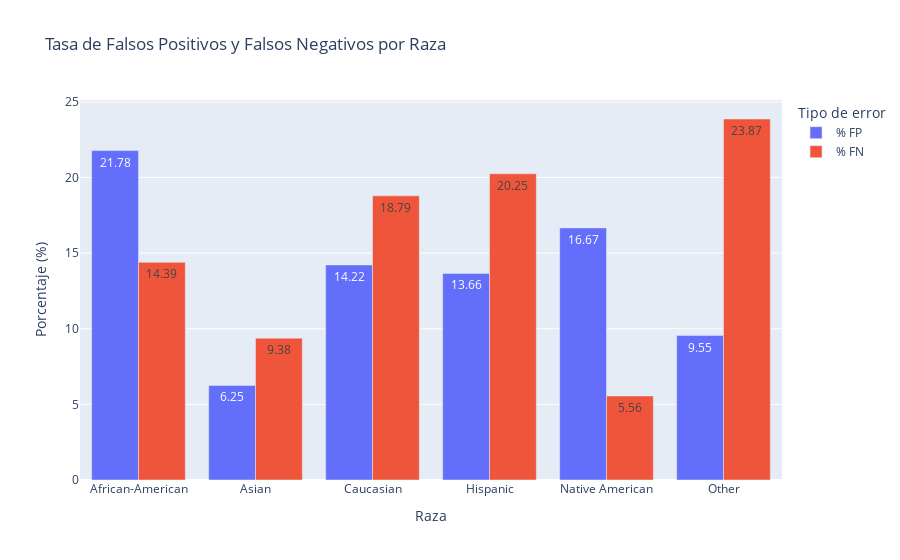

Here is the notebook cell this chart was saved with:
### Markdown cell above
### 8. Evaluación de Errores de COMPAS por Raza

#### Falsos Positivos (personas que COMPAS predijo como reincidentes pero no reincidieron):
- **African-American**: 21.78%
- **Caucasian**: 14.22%
- **Hispanic**: 13.66%

#### Falsos Negativos (personas que COMPAS predijo como no reincidentes pero sí reincidieron):
- **African-American**: 14.39%
- **Caucasian**: 18.79%
- **Hispanic**: 20.25%

⚠️ El sistema COMPAS **predice reincidencia injustamente con más frecuencia en personas afroamericanas** (mayor tasa de falsos positivos).

➡️ Esto evidencia un **sesgo algorítmico claro y documentado**, que perjudica especialmente a ciertos grupos étnicos. Este hallazgo es clave en tu TFM.

### Code cell
import plotly.express as px

# Preparar datos
fp_data = outcome_race.reset_index()[["race", "% FP", "% FN"]].melt(
    id_vars="race", var_name="Tipo de error", value_name="Porcentaje"
)

# Gráfico de barras agrupadas
fig = px.bar(
    fp_data,
    x="race",
    y="Porcentaje",
    color="Tipo de error",
    barmode="group",
    title="Tasa de Falsos Positivos y Falsos Negativos por Raza",
    text="Porcentaje"
)
fig.update_layout(yaxis_title="Porcentaje (%)", xaxis_title="Raza", bargap=0.2)
fig.show()

### Figure 1 — Plotly figure (JSON) as saved in the notebook; plotly's stock layout.template omitted (floating-point values rounded to 4 significant figures)
{"data": [{"alignmentgroup": "True", "hovertemplate": "Tipo de error=% FP<br>race=%{x}<br>Porcentaje=%{text}<extra></extra>", "legendgroup": "% FP", "marker": {"color": "#636efa", "pattern": {"shape": ""}}, "name": "% FP", "offsetgroup": "% FP", "orientation": "v", "showlegend": true, "text": [21.78, 6.25, 14.22, 13.66, 16.67, 9.55], "textposition": "auto", "type": "bar", "x": ["African-American", "Asian", "Caucasian", "Hispanic", "Native American", "Other"], "xaxis": "x", "y": [21.78, 6.25, 14.22, 13.66, 16.67, 9.55], "yaxis": "y"}, {"alignmentgroup": "True", "hovertemplate": "Tipo de error=% FN<br>race=%{x}<br>Porcentaje=%{text}<extra></extra>", "legendgroup": "% FN", "marker": {"color": "#EF553B", "pattern": {"shape": ""}}, "name": "% FN", "offsetgroup": "% FN", "orientation": "v", "showlegend": true, "text": [14.39, 9.38, 18.79, 20.25, 5.56, 23.87], "textposition": "auto", "type": "bar", "x": ["African-American", "Asian", "Caucasian", "Hispanic", "Native American", "Other"], "xaxis": "x", "y": [14.39, 9.38, 18.79, 20.25, 5.56, 23.87], "yaxis": "y"}], "layout": {"bargap": 0.2, "barmode": "group", "legend": {"title": {"text": "Tipo de error"}, "tracegroupgap": 0}, "title": {"text": "Tasa de Falsos Positivos y Falsos Negativos por Raza"}, "xaxis": {"anchor": "y", "domain": [0, 1], "title": {"text": "Raza"}}, "yaxis": {"anchor": "x", "domain": [0, 1], "title": {"text": "Porcentaje (%)"}}}}
